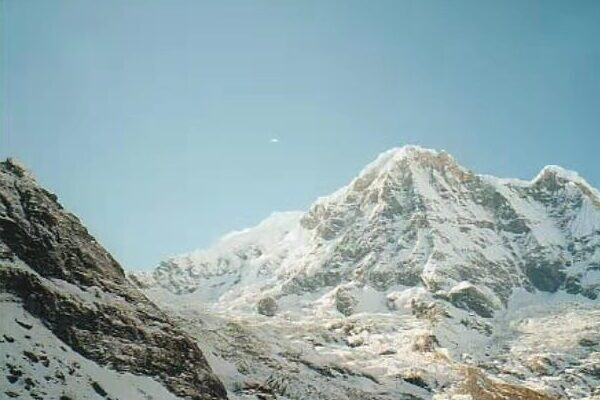
#> input picture 3_1__Harris/img1.jpg, 600 x 400 px
$ python harris2.py   (older library calls are emulated)
#> lines starting #> are read from the running program, lines starting #| are printed output that depends on the picture; after the words box and inside, x2 and y2 are one past the last pixel; in counts of white or black regions, pixels touching at a corner belong together

import numpy as np
import cv2

def harris_detect(img,ksize=3):
    '''
    自己实现角点检测

    params:
        img:灰度图片
        ksize：Sobel算子窗口大小

    return：
        corner：与源图像一样大小，角点处像素值设置为255
    '''
    k = 0.04                 #响应函数k
    threshold = 0.01         #设定阈值
    WITH_NMS = False         #是否非极大值抑制


    #1、使用Sobel计算像素点x,y方向的梯度
    h,w = img.shape[:2]
    #Sobel函数求完导数后会有负值，还有会大于255的值。而原图像是uint8，即8位无符号数，所以Sobel建立的图像位数不够，会有截断。因此要使用16位有符号的数据类型，即cv2.CV_16S。
    grad = np.zeros((h,w,2),dtype=np.float32)
    grad[:,:,0] = cv2.Sobel(img,cv2.CV_16S,1,0,ksize=3)
    grad[:,:,1] = cv2.Sobel(img,cv2.CV_16S,0,1,ksize=3)

    #2、计算Ix^2,Iy^2,Ix*Iy
    m = np.zeros((h,w,3),dtype=np.float32)
    m[:,:,0] = grad[:,:,0]**2
    m[:,:,1] = grad[:,:,1]**2
    m[:,:,2] = grad[:,:,0]*grad[:,:,1]

    #3、利用高斯函数对Ix^2,Iy^2,Ix*Iy进行滤波
    m[:,:,0] = cv2.GaussianBlur(m[:,:,0],ksize=(ksize,ksize),sigmaX=2)
    m[:,:,1] = cv2.GaussianBlur(m[:,:,1],ksize=(ksize,ksize),sigmaX=2)
    m[:,:,2] = cv2.GaussianBlur(m[:,:,2],ksize=(ksize,ksize),sigmaX=2)
    m = [np.array([[m[i,j,0],m[i,j,2]],[m[i,j,2],m[i,j,1]]]) for i in range(h) for j in range(w)]

    #4、计算局部特征结果矩阵M的特征值和响应函数R(i,j)=det(M)-k(trace(M))^2  0.04<=k<=0.06
    D,T = list(map(np.linalg.det,m)),list(map(np.trace,m))
    R = np.array([d-k*t**2 for d,t in zip(D,T)])

    #5、将计算出响应函数的值R进行非极大值抑制，滤除一些不是角点的点，同时要满足大于设定的阈值
    #获取最大的R值
    R_max = np.max(R)
    #print(R_max)
    #print(np.min(R))
    R = R.reshape(h,w)
    corner = np.zeros_like(R,dtype=np.uint8)
    for i in range(h):
        for j in range(w):
            if WITH_NMS:
                #除了进行进行阈值检测 还对3x3邻域内非极大值进行抑制(导致角点很小，会看不清)
                if R[i,j] > R_max*threshold and R[i,j] == np.max(R[max(0,i-1):min(i+2,h-1),max(0,j-1):min(j+2,w-1)]):
                    corner[i,j] = 255
            else:
                #只进行阈值检测
                if R[i,j] > R_max*threshold :
                    corner[i,j] = 255
    return corner

if __name__=='__main__':
    img = cv2.imread('img1.jpg')
#> img is the input picture: shape (400, 600, 3); mean B, G, R 171.9, 168.7, 145.5
    img = cv2.resize(img,dsize=(600,400))
    #转换为灰度图像
    gray = cv2.cvtColor(img,cv2.COLOR_BGR2GRAY)
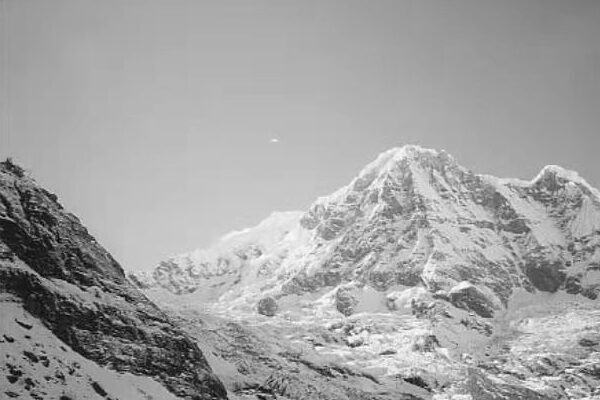
#> gray: shape (400, 600); min 1, max 254, mean 162.2
    dst = harris_detect(gray)
#> in harris_detect, `m[:,:,1] = grad[:,:,1]**2`:
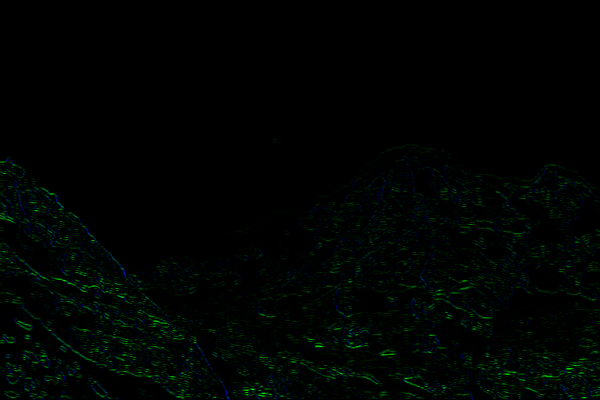
#> m: shape (400, 600, 3) float32; mean of channels 0, 1, 2 3516.6, 6831.3, 0; drawn with min black and max white
#> in harris_detect, `m[:,:,1] = cv2.GaussianBlur(m[:,:,1],ksize=(ksize,ksize),sigmaX=2)`:
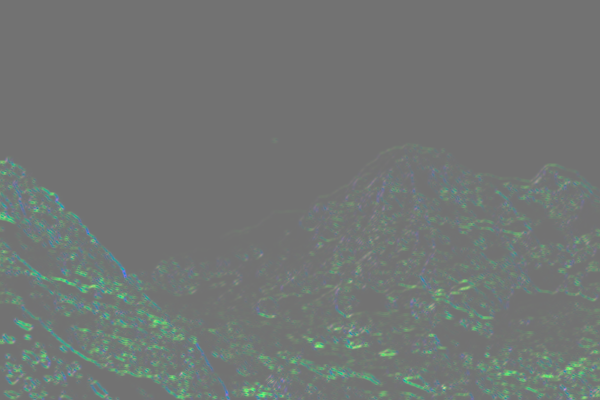
#> m: shape (400, 600, 3) float32; mean of channels 0, 1, 2 3519.4, 6842.6, -998.5; drawn with min black and max white
#> in harris_detect, `m[:,:,2] = cv2.GaussianBlur(m[:,:,2],ksize=(ksize,ksize),sigmaX=2)`:
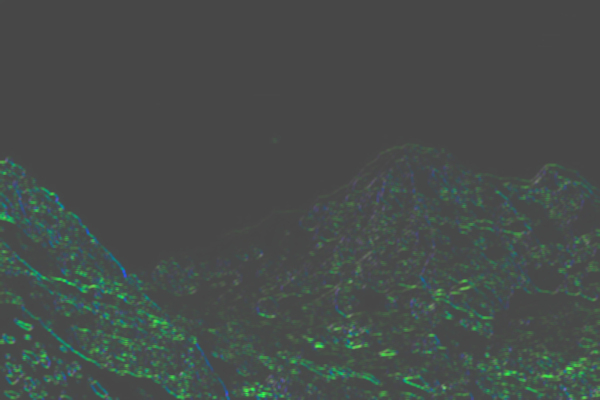
#> m: shape (400, 600, 3) float32; mean of channels 0, 1, 2 3519.4, 6842.6, -1002.5; drawn with min black and max white
#> in harris_detect, `m = [np.array([[m[i,j,0],m[i,j,2]],[m[i,j,2],m[i,j,1]]]) for i in rang..`: m = 240000 items
#> in harris_detect, `R_max = np.max(R)`: R_max = 4.54e+09
#> in harris_detect, `R = R.reshape(h,w)`:
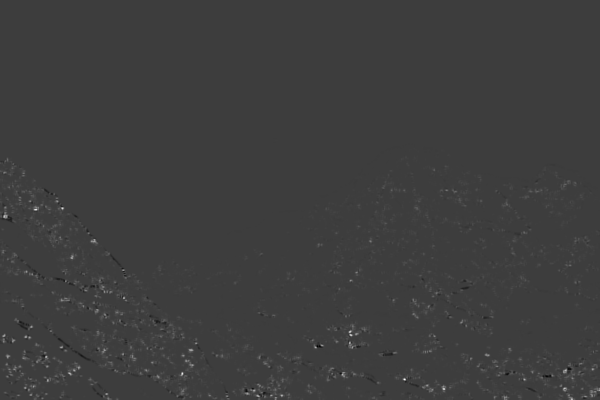
#> R: shape (400, 600) float64; min -1.43e+09, max 4.54e+09, mean 22783544.5; drawn with min black and max white
#> after the loop in harris_detect, `for i in range(h):`:
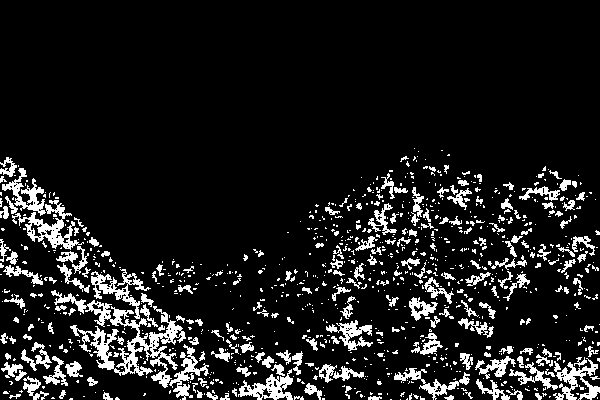
#> corner: shape (400, 600); 11.1% white; 995 white regions (782 under 20 px), largest, box (x1, y1, x2, y2) and area: (51, 290, 186, 388) 3146, (12, 200, 84, 250) 1048, (553, 358, 600, 400) 827
    print(dst.shape)  #(400, 600)
#| (400, 600)
    img[dst>0.01*dst.max()] = [0,0,255]
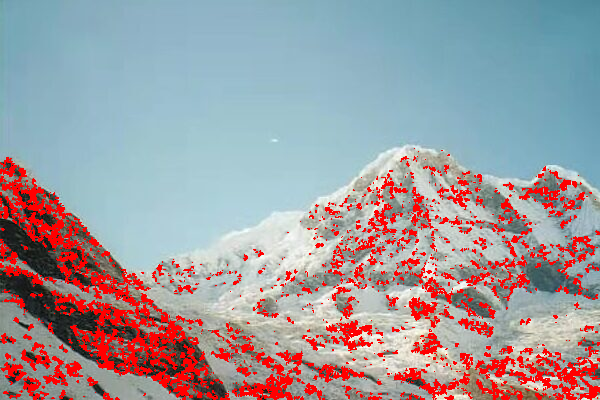
#> img: shape (400, 600, 3); mean B, G, R 158.4, 154.2, 159.9
    cv2.imshow('',img)
    cv2.waitKey(0)
    cv2.destroyAllWindows()

$ run again, with 3_1__Harris/img2.jpg copied over 3_1__Harris/img1.jpg
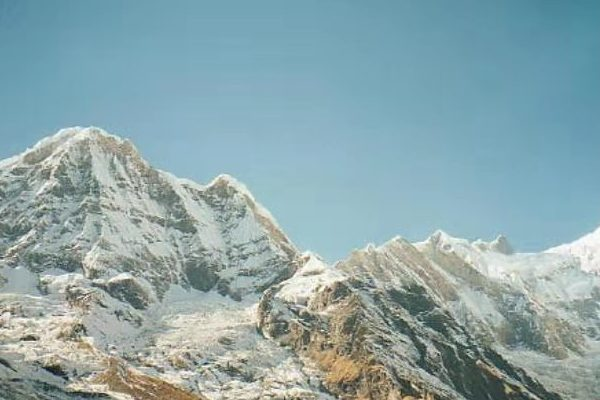
#> input picture 3_1__Harris/img2.jpg, 600 x 400 px
#> img is the input picture: shape (400, 600, 3); mean B, G, R 170.1, 166.6, 140.6
#> in harris_detect, `m = [np.array([[m[i,j,0],m[i,j,2]],[m[i,j,2],m[i,j,1]]]) for i in rang..`: m = 240000 items
#> R_max = 5.1e+09
#> after the loop in harris_detect, `for i in range(h):`:
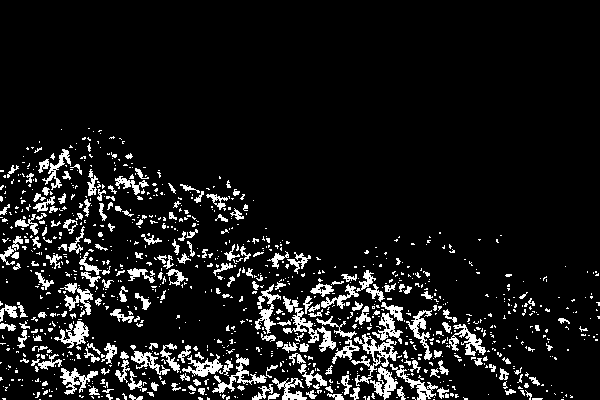
#> corner: shape (400, 600); 9.5% white; 1043 white regions (829 under 20 px), largest, box (x1, y1, x2, y2) and area: (351, 334, 398, 386) 671, (283, 308, 336, 352) 569, (212, 354, 267, 393) 489
#| (400, 600)
#> `img[dst>0.01*dst.max()] = [0,0,255]`:
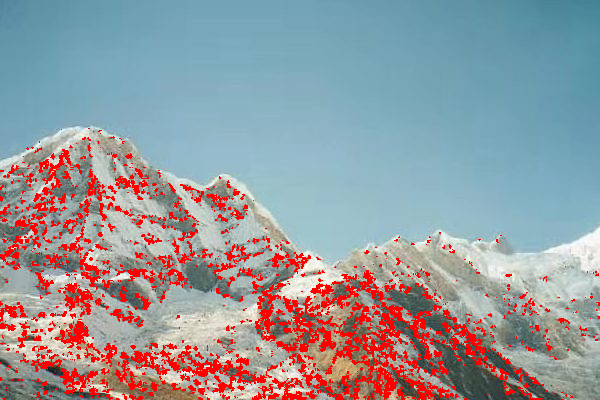
#> img: shape (400, 600, 3); mean B, G, R 156.9, 152.2, 150.8
